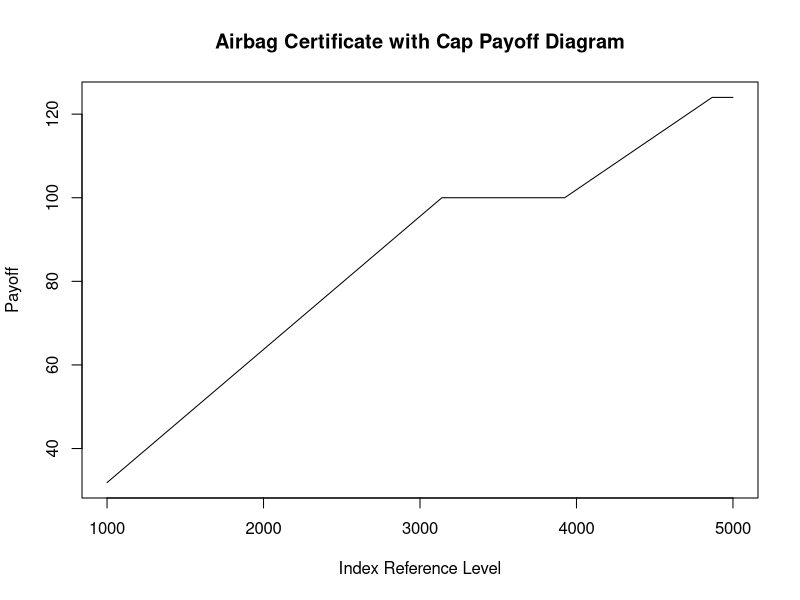
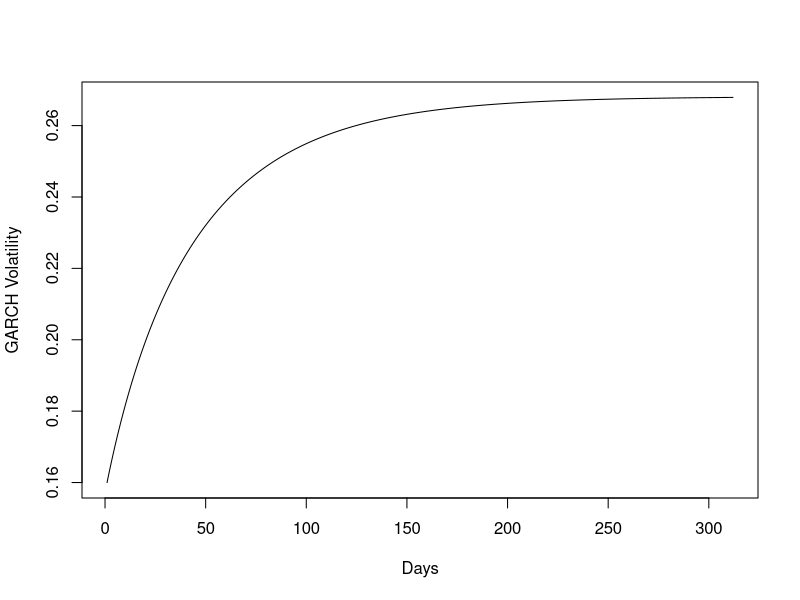

These figures' R source, in order: (Note: this script raises an error after producing the figures.)
rm(list=ls()) ## Clear the workspace

###############
## Problem 1 ##
###############
## Declaring logic of payout as function, referencing the termsheet.
## po.dia = payoff diagram.
po.dia <- function(Index_reference_level) {
  if (Index_reference_level >= 3924.80) {
    po <- 100 * min(Index_reference_level/3924.80, 124/100)
  } else if (Index_reference_level >= 3139.84) {
    po <- 100
  } else {
    po <- 100 * Index_reference_level/3139.84
  }
  return(po)
}

ind.ref.lvls <- seq(1000, 5000) ## declaring sequence of index reference levels for x-axis
payoffs <- sapply(ind.ref.lvls, po.dia) ## applying po.dia to a sequence of values

## plotting the payoffs
plot(ind.ref.lvls, payoffs,
     type = "l",
     xlab = "Index Reference Level",
     ylab = "Payoff",
     main = "Airbag Certificate with Cap Payoff Diagram")

###############
## Problem 2 ##
###############
S0 <- 4163.45 # EURO STOXX 50 Closing Jan. 31, 2023.
T <- as.numeric(as.Date("2024-04-30") - as.Date("2023-01-31"))/365 ## Maturity
rf <- 1.03413^T-1 ## 1-year euribor rate adjusted for time-horizon
garch.sigma <- 0.2532165 ## Explanation in Problem 3

## Black-Scholes European Call Option Formula
call <- function(S0, sigma, K, rf, T) {
  d1 <- (log(S0/K) + (rf + sigma^2/2) * T)/sigma/sqrt(T) # parameter 1 of black-scholes
  d2 <- d1 - sigma * sqrt(T) # parameter 2 of black-scholes
  C <- S0 * pnorm(d1) - exp(-rf * T) * K * pnorm(d2) # call variation of BS formula
  return(C)
}

## We buy 2 calls and sell 2 calls to replicate the payoff diagram.
p.call1 <- call(S0, sigma = garch.sigma,0 ,rf,T)
call.1.mod.p <- p.call1 * (100/3139.84)

p.call2 <- call(S0, sigma = garch.sigma,3924.8,rf,T)
call.2.mod.p <- p.call2 * 24/(4866.72-3924.8)

p.hedge1 <- call(S0, sigma = garch.sigma,3139.84,rf,T)
hedge.1.mod.p <- p.hedge1 * (100/3139.84)

p.hedge2 <- call(S0, sigma = garch.sigma,4866.752,rf,T)
hedge.2.mod.p <- p.hedge2 * 24/(4866.72-3924.8)

airbag.val <- call.1.mod.p + call.2.mod.p - (hedge.1.mod.p + hedge.2.mod.p)
airbag.val ## Value of the replicated airbag certificate.
## Quite close to actual trading close on 31. Jan. 2023, approx. 102.15, source: xmarkets.db.com.

###############
## Problem 3 ##
###############
## We use the GARCH(1,1) model to estimate the volatility of the underlying.
## We also calculate EWMA, Standard Deviation and Option-Implied Volatility.
## The reason we choose GARCH(1,1) is due to the fact that option-implied
## volatility is not usable. Due to the fact that the option is not traded
## as frequently and thus is not liquid enough to be used as a proxy for
## the underlying volatility.
## As for standard deviation and EWMA, we do not use SD as it is not
## very precise. We consider the time horizon long enough
## to warrant an adjustment for mean reversion in the volatility measure.
## EWMA is not mean-reverting, which is therefore not used.
## GARCH however, is, so we deem this more appropriate.
## Our GARCH calculation resulted in a volatility of: 0.2681181

## Reading in the data.
## We sampled it to daily data, sourced from Yahoo Finance.
stox <- read.csv("STOXX50Edaily.csv") # Source: Yahoo Finance.
stox$Volume <- NULL # We do not need the volume data.
stox <- stox[, c(1, 5)] # We only need the date and closing price.
stox$Date <- as.Date(stox$Date) # We need the date to be a date object.
stox$Close <- as.numeric(stox$Close) # We need the closing price to be numeric.
stox <- na.omit(stox) # We need to omit the NA values.
stox$r <- c(NA, diff(log(stox$Close))) # We need the daily returns.
head(stox)

r <- na.omit(stox$r) # We omit values again, just in case, and save the column as a vector "r".

#############################################
## Standard Volatility Measure:  0.2290586 ##
#############################################
## We scale the returns up to be over 312 trading days, aprox. 1 year and 3 months of trades.
## This is to make the volatility comparable to the option's maturity.
sigma <- sd(stox$r, na.rm = TRUE) * sqrt(250)
sigma # Standard Deviation

###########################
## EWMA Model: 0.1531811 ##
###########################
lambda <- 0.94 # We use the suggested lambda value, for the sake of brevity.
sigma2 <- sum((1 - lambda) * lambda^(0:(length(r) - 1)) * rev(r)^2)
sigma <- sqrt(sigma2)
sigma * sqrt(250) # EWMA volatility

############################
## GARCH Model: 0.2532165 ##
############################
## Declaring the function for GARCH variance.
garch.var <- function(r, omega, alpha, beta) {
  sigma2 <- r[1]^2
  for (i in 2:length(r)) {
    sigma2 <- c(sigma2, omega + alpha * r[i]^2 + beta * sigma2[i - 1])
  }
  return(sigma2)
}

## Declaring function for GARCH log-likelihood.
garch.ll <- function(params, r) {
  omega <- params[1]
  alpha <- params[2]
  beta <- params[3]
  sigma2 <- garch.var(r, omega, alpha, beta)
  r <- r[-1]
  sigma2 <- sigma2[-length(sigma2)]
  ll <- sum(-log(sigma2) - r^2/sigma2)
  return(-ll)
}

## Minimising the log-likelihood function.
result <- nlminb(c(0.001, 0.3, 0.3), garch.ll, lower = 1e-06, upper = 1 - 1e-06, r = r)

## Storing the result parameters,
omega <- result$par[1]
alpha <- result$par[2]
beta <- result$par[3]
gamma <- 1 - alpha - beta
# long-term variance
long.t.var <- omega/gamma

#Trading days-1
m <- 311
garch.sigma2 <- garch.var(r, omega, alpha, beta)
garch.sigma2.t <- garch.sigma2[length(garch.sigma2)]
garch.sigma2.vec <- long.t.var + (alpha + beta)^(0:m) * (garch.sigma2.t -long.t.var)

garch.sigma.vec <- sqrt(garch.sigma2.vec)
plot(garch.sigma.vec * sqrt(312), xlab = "Days", ylab = "GARCH Volatility",
     type = "l")

#Get garchsigma, higher due to mean reversion to "TRUE" long-term volatility
garch.sigma = sqrt(sum(garch.sigma2.vec))
garch.sigma

##################################################################
## Option-Implied Volatility: Requirements not met (-0.0169289) ##
##################################################################
## Call Option
c.market <- 102.11 # Daily Settlement Jan. 31, 2023 for: (Not very liquid) (X-market)
S0 <- 4163.45 # Closing price Jan. 31, 2023.
K <- 3924.80 # Strike price
T <- as.numeric(as.Date("2024-04-30") - as.Date("2023-01-31"))/365 # Maturity
rf <- 1.03413^T-1 # 1-year euroibor rate adjusted for time-horizon

## European Call Option
call <- function (S0, sigma, K, rf, T) {
  d1 <- (log(S0/K) + (rf + sigma^2/2) * T)/sigma/sqrt(T)
  d2 <- d1 - sigma * sqrt(T)
  c <- S0 * pnorm(d1) - K * exp(-rf * T) * pnorm(d2)
  return(c)
}

## Objective function
obj <- function(sigma, c.market, S0, K, rf, T) {
  c.model <- call(S0, sigma = sigma, K, rf, T)
  se <- (c.model - c.market)^2
  return(se)
}

## Minimise the objective function #
minres <-  nlm(obj, p=0.2, c.market=c.market, S0=S0, K=K, T=T, rf=rf)
minres # Implied Volatility: -0.0169289 (Ridiculously low and negative)
## consider the fact it isn't frequently traded
## poor liquidity and low frequency of trading = bad estimate of implied volatility

###############
## Problem 4 ##
###############
## We decided to use 12-month Euribor compounded to 15-months as the risk-free rate.
## The source we used was www.euribor-rates.eu, with the listing for 31.01.2023.
## Which is: 1,03413. We compound it to our time horizon with the following formula:
## 1,03413^(1/12) = answer, then, answer^15 = 1,0428 aproximately. I.e. a rate of: 4,28%.
## Alternatives we considered were ECB and German bond yields.
## We briefly considered German deposit-rates. In task 5 this is not adjusted, since
## this is done in the pay-off function.

###############
## Problem 5 ##
###############
## Monte-Carlo Parameters
S0 <- 4163.45 ## EURO STOXX 50 Closing Jan. 31, 2023.
T <- as.numeric(as.Date("2024-04-30") - as.Date("2023-01-31"))/365 # Maturity
sigma <- garch.sigma ## We use the annual GARCH volatility measure, adjusted for the time horizon.
## We opted not to use VSTOXX index as it was currently in a low volatility period.
K <- 3924.80 ## Strike price
rf <- 0.03413 # 1-year euroibor raten
f <- 1/39.248 # ratio
n <- 100000 # number of simulations
dt <- 1/250 # time step (1/250 = 1 trading day)

## function to simulate the stock price
multi.paths <- function(S0, rf, sigma, dt, T, n) {
  t <- seq(dt, T, by=dt)
  m <- length(t)
  e <- exp((rf - 0.5*sigma^2)*dt + sigma * sqrt(dt) * rnorm(m*n))
  e <- matrix(e, m, n)
  S <- S0 * apply(e, 2, cumprod)
  S <- rbind(S0, S)
  return(S)
}

## storing our simulated paths
S <- multi.paths(S0, rf, sigma, dt, T, n)
S[1:5, 1:5] ## making sure we have the right dimensions

## payoff function
payoff <- function(S) {
  X0 <- ifelse(S >= 3924.80, 100 * pmin(S/3924.80, 124/100),
               ifelse(S >= 3139.84, 100, 100 * S/3139.84))
  X0 <- exp(-rf * T) * X0 ## discounting
  return(X0)
}

X0 <- payoff(S) ## storing payoffs
mean(X0) ## average payoff

X0v <- c(X0) ## vectorising payoffs
hist(X0v, 100, main = "Histogram of Payoffs", xlab = "Payoff", col = "blue") # checking that we didn't screw up
max(X0v) > 124 ## further screw-up check

## Monte Carlo Error
SE <- sd(X0) / sqrt(length(X0)) ## standard error formula
alpha <- 0.99 ## confidence level
z <- qnorm(1 - (1 - alpha) / 2) ## z-score

## ANSWERS PROBLEM 5 ##
c(mean(X0) - z * SE, mean(X0), mean(X0) + z * SE) ## confidence interval
SE ## standard error (n observations)

###############
## Problem 6 ##
###############
#1 One simpliyfing assumption is that the we have assumed the interest rate for 1 year and ~1,25 is constant,
## which implies a constant yield curve. Not realistic, though likely limited impact and modelling error.
## All else equal, the present value is not sufficiently discounted .(W)
#2 We also have a constant volatility, which is likely not the case,
## but perhaps not too problematic for one year.
## Future volatility may be both higher and lower,
## but can have a large impact on true value.
#3 Another assumoption is that future returns are lognormally distributed.
## If this is not the case we may understimate the size of the tails, in either
## direction which may distort expected pay-off.
#4 Finally we also assume a liquid and solvent counterparty, such that there is
## 0 counterparty risk. If on the contrary there is one expected pay off
## and thus price of option would be lower. 